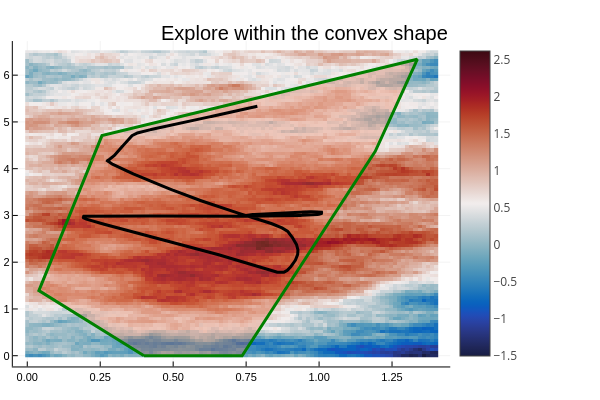

The cell this chart's notebook holds for it:
### Code cell
plot()
heatmap(env_data.X, env_data.Y, env_data.W', cmap = :balance; plottype=:wx)
polygon_vertices = hcat(convex_polygon.vertices, convex_polygon.vertices[:, 1])  # Close the polygon
plot!(polygon_vertices[1, :], polygon_vertices[2, :], seriestype=:shape, fillalpha=0.3, linecolor = "green", lw=3,label="")
for i=1:length(x0s)
    x = [r[i][1] for r in res_ergo.xs]
    y = [r[i][2] for r in res_ergo.xs]
    plot!(x,y, linewidth=3, color=:black, label = "")
end
plot!()

# # Define the range for x
# x1 = 5:0.1:20
# x3 = 5:0.1:20
# y2 = 2.0:0.1:8.0

# # Define the constant y
# y1 = 2 .* ones(length(x1))
# y3 = 8 .* ones(length(x1))
# x2 = 5 .* ones(length(y2))
# x4 = 20 .* ones(length(y2))
                    
# # Plot the line
# # Top left box
# plot!(x1, y1, label="", lw=3, color = "green")
# plot!(x2, y2, label="", lw=3, color = "green")
# plot!(x3, y3, label="", lw=3, color = "green")
# plot!(x4, y2, label="", lw=3 ,color = "green")


title!("Explore within the convex shape")

### Figure 1 — Plotly figure (JSON) as saved in the notebook; plotly's stock layout.template omitted (floating-point values rounded to 4 significant figures; data arrays with more than 128 entries replaced by an {"elided": "..."} marker saying what was removed)
{"data": [{"colorbar": {"len": 0.9039, "title": "", "x": 0.7504, "y": 0.4896}, "colorscale": {"elided": "256x2 mixed values"}, "name": "y1", "plottype": "wx", "showlegend": false, "showscale": true, "type": "heatmap", "x": [-0.007071, 0.007071, 0.02121, 0.03535, 0.04949, 0.06364, 0.07778, 0.09192, 0.1061, 0.1202, 0.1343, 0.1485, 0.1626, 0.1768, 0.1909, 0.2051, 0.2192, 0.2333, 0.2475, 0.2616, 0.2758, 0.2899, 0.304, 0.3182, 0.3323, 0.3465, 0.3606, 0.3747, 0.3889, 0.403, 0.4172, 0.4313, 0.4455, 0.4596, 0.4737, 0.4879, 0.502, 0.5162, 0.5303, 0.5444, 0.5586, 0.5727, 0.5869, 0.601, 0.6152, 0.6293, 0.6434, 0.6576, 0.6717, 0.6859, 0.7, 0.7141, 0.7283, 0.7424, 0.7566, 0.7707, 0.7848, 0.799, 0.8131, 0.8273, 0.8414, 0.8556, 0.8697, 0.8838, 0.898, 0.9121, 0.9263, 0.9404, 0.9545, 0.9687, 0.9828, 0.997, 1.011, 1.025, 1.039, 1.054, 1.068, 1.082, 1.096, 1.11, 1.124, 1.138, 1.153, 1.167, 1.181, 1.195, 1.209, 1.223, 1.237, 1.252, 1.266, 1.28, 1.294, 1.308, 1.322, 1.336, 1.351, 1.365, 1.379, 1.393, 1.407], "xaxis": "x", "y": [-0.03283, 0.03283, 0.09848, 0.1641, 0.2298, 0.2955, 0.3611, 0.4268, 0.4924, 0.5581, 0.6237, 0.6894, 0.7551, 0.8207, 0.8864, 0.952, 1.018, 1.083, 1.149, 1.215, 1.28, 1.346, 1.412, 1.477, 1.543, 1.609, 1.674, 1.74, 1.806, 1.871, 1.937, 2.003, 2.068, 2.134, 2.199, 2.265, 2.331, 2.396, 2.462, 2.528, 2.593, 2.659, 2.725, 2.79, 2.856, 2.922, 2.987, 3.053, 3.119, 3.184, 3.25, 3.316, 3.381, 3.447, 3.513, 3.578, 3.644, 3.71, 3.775, 3.841, 3.907, 3.972, 4.038, 4.104, 4.169, 4.235, 4.301, 4.366, 4.432, 4.497, 4.563, 4.629, 4.694, 4.76, 4.826, 4.891, 4.957, 5.023, 5.088, 5.154, 5.22, 5.285, 5.351, 5.417, 5.482, 5.548, 5.614, 5.679, 5.745, 5.811, 5.876, 5.942, 6.008, 6.073, 6.139, 6.205, 6.27, 6.336, 6.402, 6.467, 6.533], "yaxis": "y", "z": {"elided": "100x100 float values"}, "zmax": 2.617, "zmin": -1.501}, {"fill": "tozeroy", "fillcolor": "rgba(227, 111, 71, 0.300)", "legendgroup": "", "line": {"color": "rgba(0, 128, 0, 1.000)", "dash": "solid", "width": 3}, "mode": "lines", "name": "", "showlegend": false, "type": "scatter", "x": [0.4, 0.7362, 1.192, 1.337, 0.2559, 0.0398, 0.4, 0.4], "xaxis": "x1", "y": [0, 0, 4.371, 6.34, 4.707, 1.393, 0, 0], "yaxis": "y1"}, {"colorbar": {"len": 0.9039, "title": "", "x": 0.7504, "y": 0.4896}, "legendgroup": "", "line": {"color": "rgba(0, 0, 0, 1.000)", "dash": "solid", "shape": "linear", "width": 3}, "mode": "lines", "name": "", "showlegend": false, "type": "scatter", "x": {"elided": "1441 float values"}, "xaxis": "x", "y": {"elided": "1441 float values"}, "yaxis": "y", "zmax": 2.617, "zmin": -1.501}], "layout": {"annotations": [{"font": {"color": "rgba(0, 0, 0, 1.000)", "family": "sans-serif", "size": 20}, "rotation": 0, "showarrow": false, "text": "Explore within the convex shape", "x": 0.5074, "xanchor": "center", "xref": "paper", "y": 1, "yanchor": "top", "yref": "paper"}], "height": 400, "legend": {"bgcolor": "rgba(255, 255, 255, 1.000)", "bordercolor": "rgba(0, 0, 0, 1.000)", "borderwidth": 1, "font": {"color": "rgba(0, 0, 0, 1.000)", "family": "sans-serif", "size": 11}, "title": {"font": {"color": "rgba(0, 0, 0, 1.000)", "family": "sans-serif", "size": 15}, "text": ""}, "tracegroupgap": 0, "traceorder": "normal", "x": 1, "xanchor": "auto", "y": 1, "yanchor": "auto"}, "margin": {"b": 20, "l": 0, "r": 0, "t": 20}, "paper_bgcolor": "rgba(255, 255, 255, 1.000)", "plot_bgcolor": "rgba(255, 255, 255, 1.000)", "showlegend": true, "width": 600, "xaxis": {"anchor": "y", "domain": [0.02138, 0.7504], "gridcolor": "rgba(0, 0, 0, 0.100)", "gridwidth": 0.5, "linecolor": "rgba(0, 0, 0, 1.000)", "mirror": false, "range": [-0.04949, 1.449], "showgrid": true, "showline": true, "showticklabels": true, "tickangle": 0, "tickcolor": "rgb(0, 0, 0)", "tickfont": {"color": "rgba(0, 0, 0, 1.000)", "family": "sans-serif", "size": 11}, "tickmode": "array", "ticks": "inside", "ticktext": ["0.00", "0.25", "0.50", "0.75", "1.00", "1.25"], "tickvals": [0, 0.25, 0.5, 0.75, 1, 1.25], "title": "", "titlefont": {"color": "rgba(0, 0, 0, 1.000)", "family": "sans-serif", "size": 15}, "type": "-", "visible": true, "zeroline": false, "zerolinecolor": "rgba(0, 0, 0, 1.000)"}, "yaxis": {"anchor": "x", "domain": [0.03762, 0.9415], "gridcolor": "rgba(0, 0, 0, 0.100)", "gridwidth": 0.5, "linecolor": "rgba(0, 0, 0, 1.000)", "mirror": false, "range": [-0.2298, 6.73], "showgrid": true, "showline": true, "showticklabels": true, "tickangle": 0, "tickcolor": "rgb(0, 0, 0)", "tickfont": {"color": "rgba(0, 0, 0, 1.000)", "family": "sans-serif", "size": 11}, "tickmode": "array", "ticks": "inside", "ticktext": ["0", "1", "2", "3", "4", "5", "6"], "tickvals": [0, 1, 2, 3, 4, 5, 6], "title": "", "titlefont": {"color": "rgba(0, 0, 0, 1.000)", "family": "sans-serif", "size": 15}, "type": "-", "visible": true, "zeroline": false, "zerolinecolor": "rgba(0, 0, 0, 1.000)"}}}
